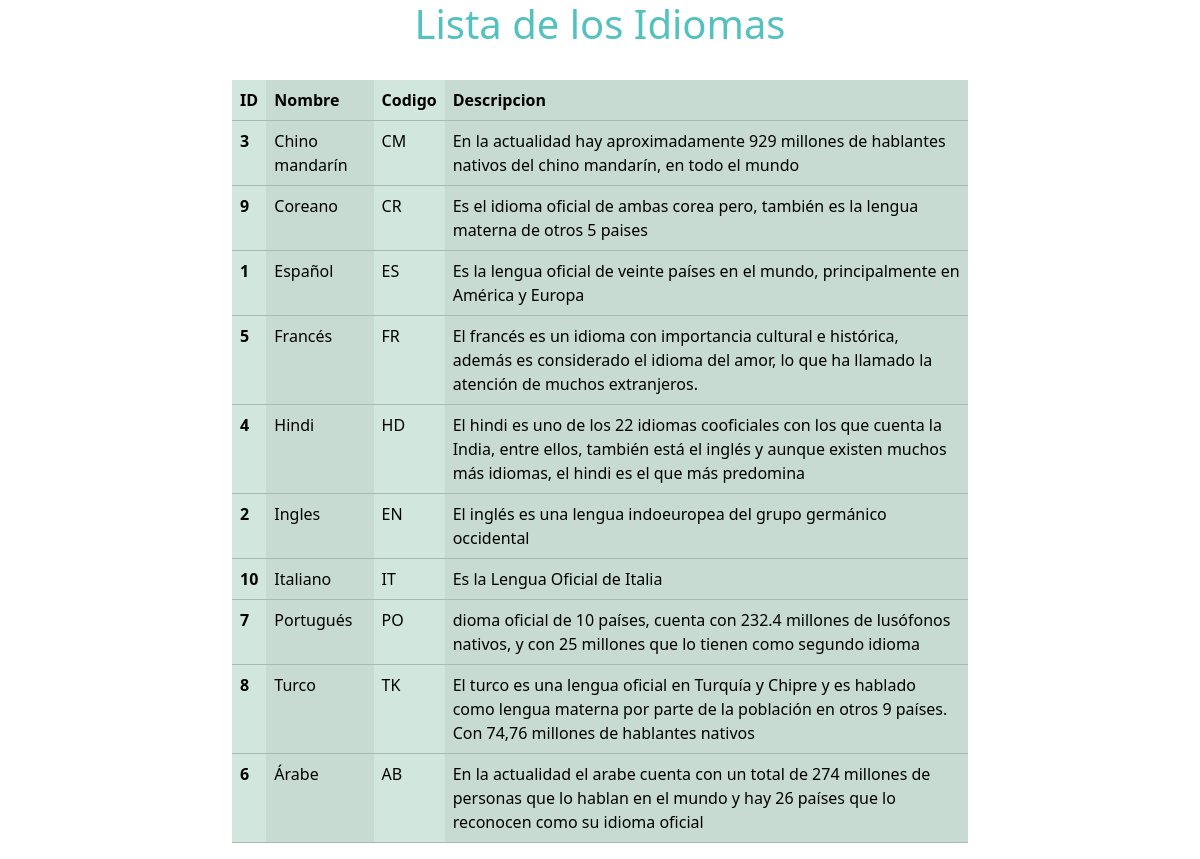
The app's page /Idiomas/ with its own data.
### Aplicaciones/Idioma/models.py (models this page shows, shortened)
class Idioma (models.Model):
    Nombre = models.CharField('Idioma', max_length=60)
    Codigo = models.CharField('Codigo de Idioma', max_length=2)
    Descripcion = models.CharField('Descripcion del Idioma', max_length=255)
    Pais = models.ManyToManyField(Pais)
    class Meta:
        verbose_name = 'Idioma'
        verbose_name_plural = 'Idiomas'
        ordering = ['Nombre']

### Aplicaciones/Idioma/views.py (the view)
# urls.py: path('Idiomas/', views.ListarIdiomas.as_view()),
class ListarIdiomas(ListView):
    template_name = 'Idioma/ListarIdiomas.html'
    model = Idioma
    context_object_name = 'Idiomas'

### templates/Idioma/ListarIdiomas.html (shortened to what this page needs)
<!DOCTYPE html>
<html lang="es">
<head>
    <link href="https://cdn.jsdelivr.net/npm/bootstrap@5.3.2/dist/css/bootstrap.min.css" rel="stylesheet"
>
</head>
<body>
    <div class="container">
        <div class="row d-flex justify-content-center mb-4">
            <div class="col-8">
                <h1 class="text-center texttitulo">
                </h1>
            </div>
        </div>
        <div class="row d-flex justify-content-center">
            <div class="col-8">
                <table class="table table-success table-striped-columns">
                    <thead>
                        <tr>
                            <th scope="col">ID</th>
                            <th scope="col">Nombre</th>
                            <th scope="col">Codigo</th>
                            <th scope="col">Descripcion</th>
                        </tr>
                    </thead>
                    <tbody>
                        {% for Idioma in Idiomas %}
                        <tr>
                            <th scope="row">{{Idioma.id}}</th>
                            <td>{{Idioma.Nombre}}</td>
                            <td>{{Idioma.Codigo}}</td>
                            <td>{{Idioma.Descripcion}}</td>
                        </tr>
                        {% endfor %}
                    </tbody>
                </table>
            </div>
        </div>
    </div>
</body>
</html>

### templates/Idioma/ListarIdiomas.html (style rules this page uses)
.texttitulo { color: rgb(84, 193, 193); }

### records on screen
Idioma: id "3", Nombre "Chino mandarín", Codigo "CM", Descripcion "En la actualidad hay aproximadamente 929 millones de hablantes nativos del chino mandarín, en todo el mundo"
Idioma: id "9", Nombre "Coreano", Codigo "CR", Descripcion "Es el idioma oficial de ambas corea pero, también es la lengua materna de otros 5 paises"
Idioma: id "1", Nombre "Español", Codigo "ES", Descripcion "Es la lengua oficial de veinte países en el mundo, principalmente en América y Europa"
Idioma: id "5", Nombre "Francés", Codigo "FR", Descripcion "El francés es un idioma con importancia cultural e histórica, además es considerado el idioma del amor, lo que ha llamado la atención de muchos extranjeros."
Idioma: id "4", Nombre "Hindi", Codigo "HD", Descripcion "El hindi es uno de los 22 idiomas cooficiales con los que cuenta la India, entre ellos, también está el inglés y aunque existen muchos más idiomas, el hindi es el que más predomina"
Idioma: id "2", Nombre "Ingles", Codigo "EN", Descripcion "El inglés es una lengua indoeuropea del grupo germánico occidental"
Idioma: id "10", Nombre "Italiano", Codigo "IT", Descripcion "Es la Lengua Oficial de Italia"
Idioma: id "7", Nombre "Portugués", Codigo "PO", Descripcion "dioma oficial de 10 países, cuenta con 232.4 millones de lusófonos nativos, y con 25 millones que lo tienen como segundo idioma"
Idioma: id "8", Nombre "Turco", Codigo "TK", Descripcion "El turco es una lengua oficial en Turquía y Chipre y es hablado como lengua materna por parte de la población en otros 9 países. Con 74,76 millones de hablantes nativos"
Idioma: id "6", Nombre "Árabe", Codigo "AB", Descripcion "En la actualidad el arabe cuenta con un total de 274 millones de personas que lo hablan en el mundo y hay 26 países que lo reconocen como su idioma oficial"
